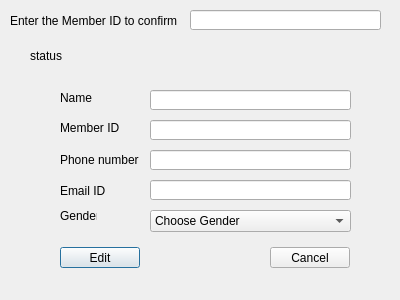
<?xml version="1.0" encoding="UTF-8"?>
<ui version="4.0">
 <class>Edit_member</class>
 <widget class="QDialog" name="Edit_member">
  <property name="geometry">
   <rect>
    <x>0</x>
    <y>0</y>
    <width>400</width>
    <height>300</height>
   </rect>
  </property>
  <property name="windowTitle">
   <string>Dialog</string>
  </property>
  <widget class="QLineEdit" name="Email_lineEdit">
   <property name="geometry">
    <rect>
     <x>150</x>
     <y>180</y>
     <width>201</width>
     <height>20</height>
    </rect>
   </property>
  </widget>
  <widget class="QLabel" name="label">
   <property name="geometry">
    <rect>
     <x>60</x>
     <y>90</y>
     <width>51</width>
     <height>16</height>
    </rect>
   </property>
   <property name="text">
    <string>Name</string>
   </property>
  </widget>
  <widget class="QLineEdit" name="PNo_lineEdit">
   <property name="geometry">
    <rect>
     <x>150</x>
     <y>150</y>
     <width>201</width>
     <height>20</height>
    </rect>
   </property>
  </widget>
  <widget class="QLineEdit" name="MemberID_lineEdit">
   <property name="geometry">
    <rect>
     <x>150</x>
     <y>120</y>
     <width>201</width>
     <height>20</height>
    </rect>
   </property>
  </widget>
  <widget class="QLineEdit" name="Name_lineEdit">
   <property name="geometry">
    <rect>
     <x>150</x>
     <y>90</y>
     <width>201</width>
     <height>20</height>
    </rect>
   </property>
  </widget>
  <widget class="QLabel" name="label_4">
   <property name="geometry">
    <rect>
     <x>60</x>
     <y>180</y>
     <width>71</width>
     <height>21</height>
    </rect>
   </property>
   <property name="text">
    <string>Email ID</string>
   </property>
  </widget>
  <widget class="QPushButton" name="Edit_btn">
   <property name="geometry">
    <rect>
     <x>60</x>
     <y>247</y>
     <width>80</width>
     <height>21</height>
    </rect>
   </property>
   <property name="text">
    <string>Edit</string>
   </property>
  </widget>
  <widget class="QLabel" name="status">
   <property name="geometry">
    <rect>
     <x>30</x>
     <y>50</y>
     <width>37</width>
     <height>12</height>
    </rect>
   </property>
   <property name="text">
    <string>status</string>
   </property>
  </widget>
  <widget class="QLineEdit" name="IDToConfirm_lineEdit">
   <property name="geometry">
    <rect>
     <x>190</x>
     <y>10</y>
     <width>191</width>
     <height>20</height>
    </rect>
   </property>
  </widget>
  <widget class="QPushButton" name="cancel_btn">
   <property name="geometry">
    <rect>
     <x>270</x>
     <y>247</y>
     <width>80</width>
     <height>21</height>
    </rect>
   </property>
   <property name="text">
    <string>Cancel</string>
   </property>
  </widget>
  <widget class="QComboBox" name="Gender_comboBox">
   <property name="geometry">
    <rect>
     <x>150</x>
     <y>210</y>
     <width>201</width>
     <height>22</height>
    </rect>
   </property>
   <item>
    <property name="text">
     <string>Choose Gender</string>
    </property>
   </item>
   <item>
    <property name="text">
     <string>Male</string>
    </property>
   </item>
   <item>
    <property name="text">
     <string>Female</string>
    </property>
   </item>
  </widget>
  <widget class="QLabel" name="label_3">
   <property name="geometry">
    <rect>
     <x>60</x>
     <y>150</y>
     <width>81</width>
     <height>20</height>
    </rect>
   </property>
   <property name="text">
    <string>Phone number</string>
   </property>
  </widget>
  <widget class="QLabel" name="label_6">
   <property name="geometry">
    <rect>
     <x>10</x>
     <y>10</y>
     <width>171</width>
     <height>21</height>
    </rect>
   </property>
   <property name="text">
    <string>Enter the Member ID to confirm</string>
   </property>
  </widget>
  <widget class="QLabel" name="label_2">
   <property name="geometry">
    <rect>
     <x>60</x>
     <y>120</y>
     <width>71</width>
     <height>16</height>
    </rect>
   </property>
   <property name="text">
    <string>Member ID</string>
   </property>
  </widget>
  <widget class="QLabel" name="label_5">
   <property name="geometry">
    <rect>
     <x>60</x>
     <y>210</y>
     <width>37</width>
     <height>12</height>
    </rect>
   </property>
   <property name="text">
    <string>Gender</string>
   </property>
  </widget>
 </widget>
 <resources/>
 <connections/>
</ui>
